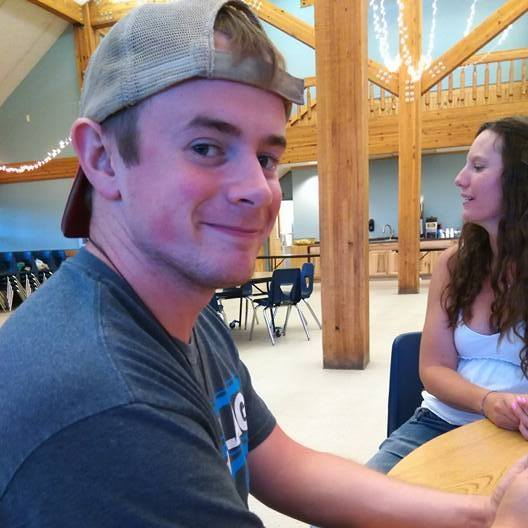
#> input picture prof pic.jpg, 528 x 528 px
$ python test2.py
#> lines starting #> are read from the running program, lines starting #| are printed output that depends on the picture; after the words box and inside, x2 and y2 are one past the last pixel; in counts of white or black regions, pixels touching at a corner belong together
# -*- coding: utf-8 -*-
"""Copy of Untitled0.ipynb

Automatically generated by Colaboratory.

Original file is located at
    https://colab.research.google.com/drive/1Uoo2nJBvUlWWNHL_6-ejPjC4-odtFBeo
"""

import numpy as np
import cv2
import math
from matplotlib import pyplot as plt

# from google.colab.patches import cv2_imshow


# testarray
im1 = cv2.imread('prof pic.jpg')
#> im1 is the input picture: shape (528, 528, 3); mean B, G, R 125.2, 123.5, 136.6
windowname = 'image'
#cv2.imshow(im1)
cv2.imshow(windowname,im1)  #this should work but not in Colab
im1_show = cv2.cvtColor(im1, cv2.COLOR_BGR2RGB)
plt.figure()
plt.imshow(im1_show)

im2 = np.zeros((100, 200))
#cv2.imshow(im2)
windowname = 'image2'
cv2.imshow(windowname,im2) #this should work but not in Colab
plt.figure()
plt.imshow(im2, cmap='gray', vmin=0, vmax=255)

length, width = im2.shape
radius = 0.5 * min(length, width)
radius
for i in range(length):
    for j in range(width):
        if math.sqrt((i - length / 2) ** 2 + (j - width / 2) ** 2) > radius:
            im2[i, j] = 255

#cv2.imshow(im2)
windowname = 'image3'
cv2.imshow(windowname,im2) #this should work but not in Colab
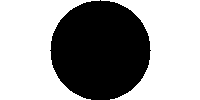
#> window 'image3': shape (100, 200); 60.8% white; 1 black region, box (x1, y1, x2, y2) and area: (50, 0, 151, 100) 7844
#plt.figure()
#plt.imshow(im2, cmap='gray', vmin=0, vmax=255)
cv2.imwrite('./1_test2.jpg',im2)

# closing all open windows
#cv2.waitKey()
#cv2.destroyAllWindows()
